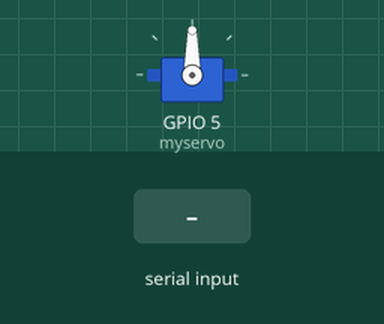
This sketch was run on a simulated ESP32. On the bench: servo. The test bench sets the inputs (shaded band). What the sketch prints to the serial monitor is not drawn.

Above: at 1.2 s.
1.3 s: "u" received over Serial
At 1.8 s:
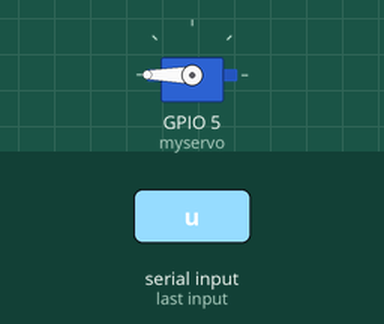
2.8 s: "d" received over Serial
At 4.0 s:
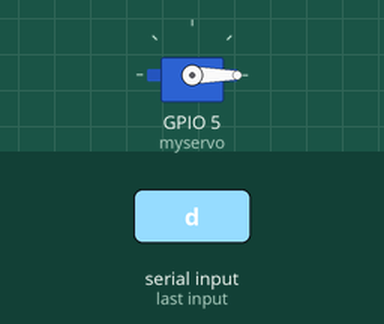
4.3 s: "c" received over Serial
At 5.4 s:
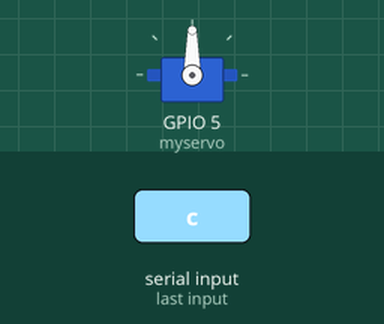
Timing chart, 0 to 7.3 s (numbered marks = the images above; inputs shaded):
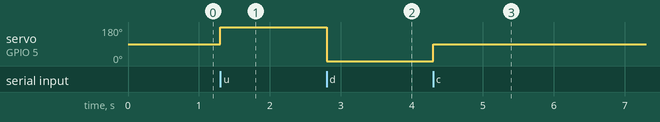

The sketch:

servo_demo.ino
```cpp
#include <ESP32Servo.h>

Servo myservo;

int pos;

void setup(){
  Serial.begin(9600);
  myservo.attach(5);
  myservo.write(90);
  Serial.println("connected");
}

void loop(){
  if((Serial.available()>0))
  {
    char com=Serial.read();

    if(com=='u'){
      up();
    }
    else if(com=='d'){
      down();
    }
    else if(com=='c'){
      center();
    }
  }
}

void up()
{
  for(pos=90; pos<=180;pos++);
  myservo.write(pos);
  delay(100);
}

void down()
{
  for(pos=90;pos>=0;pos--);
  myservo.write(pos);
  delay(100);
}


void center()
{
  if(pos>90)
  {
    myservo.write(90);
    delay(100);
    }
  else if(pos<90)
  {
    myservo.write(90);
    delay(100);
  }
}
```

Measured:
- after the input at 1.3 s, servo on GPIO 5 (myservo): 90° → 180° at once
- after the input at 2.8 s, servo on GPIO 5 (myservo): 180° → 0° at once
- after the input at 4.3 s, servo on GPIO 5 (myservo): 0° → 90° at once
